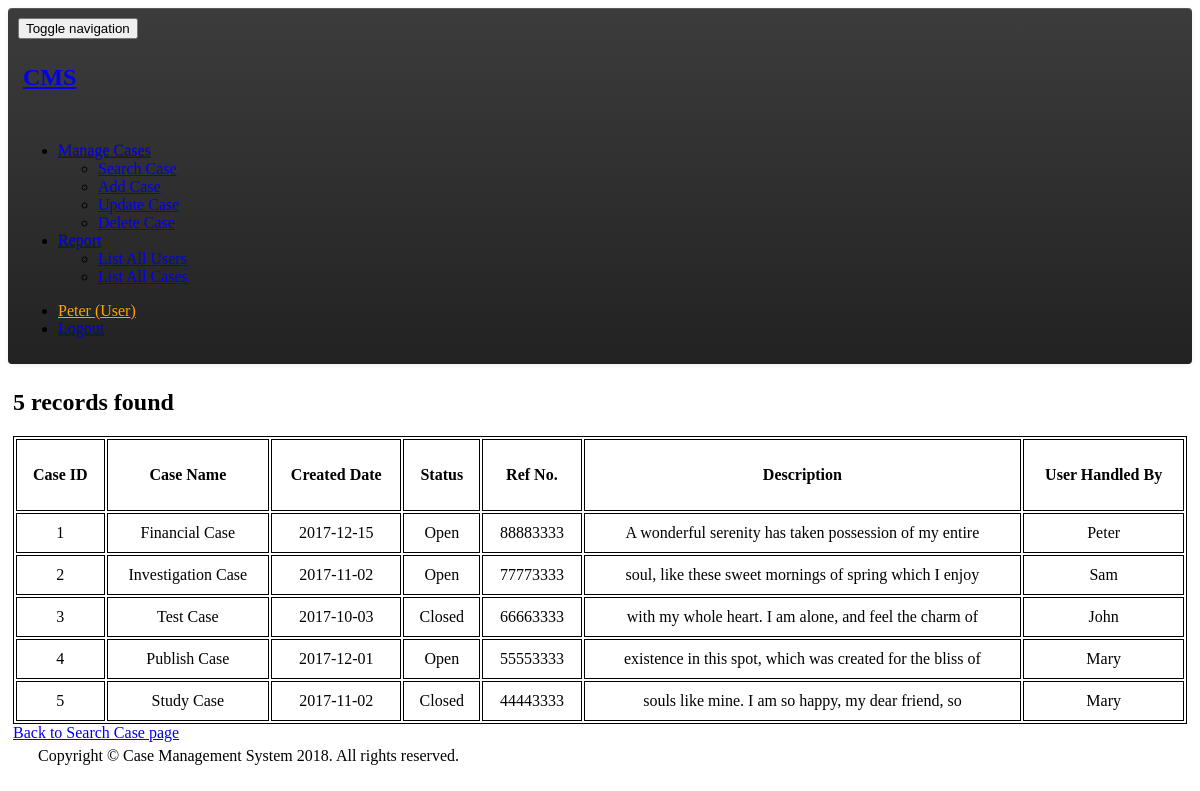
/cms/searchcase2.php (signed in), run on the app's committed database.
### tables this page shows
create table cases (
    case_id	int primary key auto_increment,
	name		varchar(50) not null,
	created		date not null,
	status		char(1) not null,
	ref_no		varchar(8),
	description	varchar(500),
	user_id		int
);

create table users (
	user_id		int primary key auto_increment,
	username	varchar(50) not null,
	password	varchar(50) not null,
	type		char(1) not null,
	dob			date,
	gender		char(1),
	tel_no		varchar(8),
	email		varchar(100),
	photo		varchar(100)
);

### cms/searchcase2.php (the view, shortened to what this page needs)
<?php
    include 'includes/header.php';
?>
<div class="container">
	<?php
	  $keyword = $_GET['keyword'];
	  $con = mysql_connect("localhost","root","password");
	  $sql = "Select case_id, name, created, status, ref_no, description, username
			  from cases c
			  left join users u on u.user_id = c.user_id
			  where UPPER(name) like UPPER('%$keyword%')
				 or UPPER(description) like UPPER('%$keyword%')
				 or UPPER(ref_no) like UPPER('%$keyword%')
				 or UPPER(username) like UPPER('%$keyword%')
			 ";
	  $result = mysql_query($sql,$con);
	  $numrow = mysql_num_rows($result);
	  if($numrow == 0) {
		  echo "<h2>No record matches</h2>";
	  } else {
		  echo "<h2>$numrow records found</h2>";
		  echo "<table border=1 cellpadding=10 class='table table-striped'>";
		  echo "<tr><th>Case ID</th>
					<th>Case Name</th>
					<th>Created Date</th>
					<th>Status</th>
					<th>Ref No.</th>
					<th>Description</th>
					<th>User Handled By</th>
				</tr>";
		  for($i=0; $i<$numrow; $i++) {
			 $row = mysql_fetch_array($result);
			 $id = $row[0];
			 $name = $row[1];
			 $created = $row[2];
			 $status = ($row[3] == "O") ? "Open" : "Closed";
			 $refNo = $row[4];
			 $description = $row[5];
			 $username = $row[6];
			 echo "<tr>
					 <td>$id</td>
					 <td>$name</td>
					 <td>$created</td>
					 <td>$status</td>
					 <td>$refNo</td>
					 <td>$description</td>
					 <td>$username</td>
				   </tr>
				  ";
		  }
		  echo "</table>";
	  }
	?>
	<a class="label label-primary" href="searchcase.php">Back to Search Case page</a>
</div>
<?php
    include 'includes/footer.php';
?>

### cms/css/myStyle.css (style rules this page uses)
table, th, td { border: 1px solid black; }
table { width: 100%;text-align: center; }
th { height: 50px;text-align: center; }
div { padding: 5px; }

### data on the page
cases: case_id "1", name "Financial Case", created "2017-12-15", status "Open", ref_no "88883333", description "A wonderful serenity has taken possession of my entire", user.username "Peter"
cases: case_id "2", name "Investigation Case", created "2017-11-02", status "Open", ref_no "77773333", description "soul, like these sweet mornings of spring which I enjoy", user.username "Sam"
cases: case_id "3", name "Test Case", created "2017-10-03", status "Closed", ref_no "66663333", description "with my whole heart. I am alone, and feel the charm of", user.username "John"
cases: case_id "4", name "Publish Case", created "2017-12-01", status "Open", ref_no "55553333", description "existence in this spot, which was created for the bliss of", user.username "Mary"
cases: case_id "5", name "Study Case", created "2017-11-02", status "Closed", ref_no "44443333", description "souls like mine. I am so happy, my dear friend, so", user.username "Mary"

### other printed values
$loginname "Peter"
$type "User"
$numrow "5"
